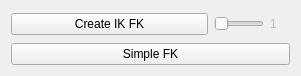
      <widget class="QWidget" name="">
       <property name="geometry">
        <rect>
         <x>360</x>
         <y>110</y>
         <width>301</width>
         <height>76</height>
        </rect>
       </property>
       <layout class="QVBoxLayout" name="verticalLayout_22">
        <item>
         <layout class="QHBoxLayout" name="horizontalLayout_57">
          <item>
           <widget class="QPushButton" name="IKFKBtn">
            <property name="text">
             <string>Create IK FK</string>
            </property>
            <property name="icon">
             <iconset resource="Resources/iconResources.qrc">
              <normaloff>:/icon/IKFK.png</normaloff>:/icon/IKFK.png</iconset>
            </property>
            <property name="iconSize">
             <size>
              <width>25</width>
              <height>25</height>
             </size>
            </property>
           </widget>
          </item>
          <item>
           <widget class="QSlider" name="horizontalSlider">
            <property name="enabled">
             <bool>false</bool>
            </property>
            <property name="maximumSize">
             <size>
              <width>50</width>
              <height>16777215</height>
             </size>
            </property>
            <property name="minimum">
             <number>1</number>
            </property>
            <property name="maximum">
             <number>10</number>
            </property>
            <property name="orientation">
             <enum>Qt::Horizontal</enum>
            </property>
           </widget>
          </item>
          <item>
           <widget class="QLabel" name="label_14">
            <property name="enabled">
             <bool>false</bool>
            </property>
            <property name="maximumSize">
             <size>
              <width>20</width>
              <height>16777215</height>
             </size>
            </property>
            <property name="text">
             <string>1</string>
            </property>
           </widget>
          </item>
         </layout>
        </item>
        <item>
         <widget class="QPushButton" name="SimpleFKBtn">
          <property name="text">
           <string>Simple FK</string>
          </property>
          <property name="icon">
           <iconset resource="Resources/iconResources.qrc">
            <normaloff>:/icon/Chain.png</normaloff>:/icon/Chain.png</iconset>
          </property>
          <property name="iconSize">
           <size>
            <width>25</width>
            <height>25</height>
           </size>
          </property>
         </widget>
        </item>
       </layout>
      </widget>
